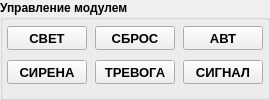
               <widget class="QGroupBox" name="gbModuleControls">
                <property name="font">
                 <font>
                  <pointsize>9</pointsize>
                  <weight>75</weight>
                  <bold>true</bold>
                 </font>
                </property>
                <property name="title">
                 <string>Управление модулем</string>
                </property>
                <layout class="QGridLayout" name="layoutModuleControls">
                 <property name="leftMargin">
                  <number>4</number>
                 </property>
                 <property name="topMargin">
                  <number>4</number>
                 </property>
                 <property name="rightMargin">
                  <number>4</number>
                 </property>
                 <property name="spacing">
                  <number>8</number>
                 </property>
                 <item row="0" column="1">
                  <widget class="QPushButton" name="btnModule2">
                   <property name="sizePolicy">
                    <sizepolicy hsizetype="Fixed" vsizetype="Fixed">
                     <horstretch>0</horstretch>
                     <verstretch>0</verstretch>
                    </sizepolicy>
                   </property>
                   <property name="minimumSize">
                    <size>
                     <width>80</width>
                     <height>24</height>
                    </size>
                   </property>
                   <property name="font">
                    <font>
                     <pointsize>10</pointsize>
                     <weight>75</weight>
                     <bold>true</bold>
                    </font>
                   </property>
                   <property name="styleSheet">
                    <string notr="true"/>
                   </property>
                   <property name="text">
                    <string>СБРОС</string>
                   </property>
                  </widget>
                 </item>
                 <item row="0" column="0">
                  <widget class="QPushButton" name="btnModule1">
                   <property name="sizePolicy">
                    <sizepolicy hsizetype="Fixed" vsizetype="Fixed">
                     <horstretch>0</horstretch>
                     <verstretch>0</verstretch>
                    </sizepolicy>
                   </property>
                   <property name="minimumSize">
                    <size>
                     <width>80</width>
                     <height>24</height>
                    </size>
                   </property>
                   <property name="font">
                    <font>
                     <pointsize>10</pointsize>
                     <weight>75</weight>
                     <bold>true</bold>
                    </font>
                   </property>
                   <property name="styleSheet">
                    <string notr="true"/>
                   </property>
                   <property name="text">
                    <string>СВЕТ</string>
                   </property>
                   <property name="default">
                    <bool>false</bool>
                   </property>
                  </widget>
                 </item>
                 <item row="0" column="2">
                  <widget class="QPushButton" name="btnModule3">
                   <property name="sizePolicy">
                    <sizepolicy hsizetype="Fixed" vsizetype="Fixed">
                     <horstretch>0</horstretch>
                     <verstretch>0</verstretch>
                    </sizepolicy>
                   </property>
                   <property name="minimumSize">
                    <size>
                     <width>80</width>
                     <height>24</height>
                    </size>
                   </property>
                   <property name="font">
                    <font>
                     <pointsize>10</pointsize>
                     <weight>75</weight>
                     <bold>true</bold>
                    </font>
                   </property>
                   <property name="styleSheet">
                    <string notr="true"/>
                   </property>
                   <property name="text">
                    <string>АВТ</string>
                   </property>
                  </widget>
                 </item>
                 <item row="1" column="1">
                  <widget class="QPushButton" name="btnModule5">
                   <property name="sizePolicy">
                    <sizepolicy hsizetype="Fixed" vsizetype="Fixed">
                     <horstretch>0</horstretch>
                     <verstretch>0</verstretch>
                    </sizepolicy>
                   </property>
                   <property name="minimumSize">
                    <size>
                     <width>80</width>
                     <height>24</height>
                    </size>
                   </property>
                   <property name="font">
                    <font>
                     <pointsize>10</pointsize>
                     <weight>75</weight>
                     <bold>true</bold>
                    </font>
                   </property>
                   <property name="styleSheet">
                    <string notr="true"/>
                   </property>
                   <property name="text">
                    <string>ТРЕВОГА</string>
                   </property>
                  </widget>
                 </item>
                 <item row="1" column="0">
                  <widget class="QPushButton" name="btnModule4">
                   <property name="sizePolicy">
                    <sizepolicy hsizetype="Fixed" vsizetype="Fixed">
                     <horstretch>0</horstretch>
                     <verstretch>0</verstretch>
                    </sizepolicy>
                   </property>
                   <property name="minimumSize">
                    <size>
                     <width>80</width>
                     <height>24</height>
                    </size>
                   </property>
                   <property name="font">
                    <font>
                     <pointsize>10</pointsize>
                     <weight>75</weight>
                     <bold>true</bold>
                    </font>
                   </property>
                   <property name="styleSheet">
                    <string notr="true"/>
                   </property>
                   <property name="text">
                    <string>СИРЕНА</string>
                   </property>
                  </widget>
                 </item>
                 <item row="1" column="2">
                  <widget class="QPushButton" name="btnModule6">
                   <property name="sizePolicy">
                    <sizepolicy hsizetype="Minimum" vsizetype="Fixed">
                     <horstretch>0</horstretch>
                     <verstretch>0</verstretch>
                    </sizepolicy>
                   </property>
                   <property name="minimumSize">
                    <size>
                     <width>80</width>
                     <height>24</height>
                    </size>
                   </property>
                   <property name="font">
                    <font>
                     <pointsize>10</pointsize>
                     <weight>75</weight>
                     <bold>true</bold>
                    </font>
                   </property>
                   <property name="styleSheet">
                    <string notr="true"/>
                   </property>
                   <property name="text">
                    <string>СИГНАЛ</string>
                   </property>
                  </widget>
                 </item>
                </layout>
               </widget>
